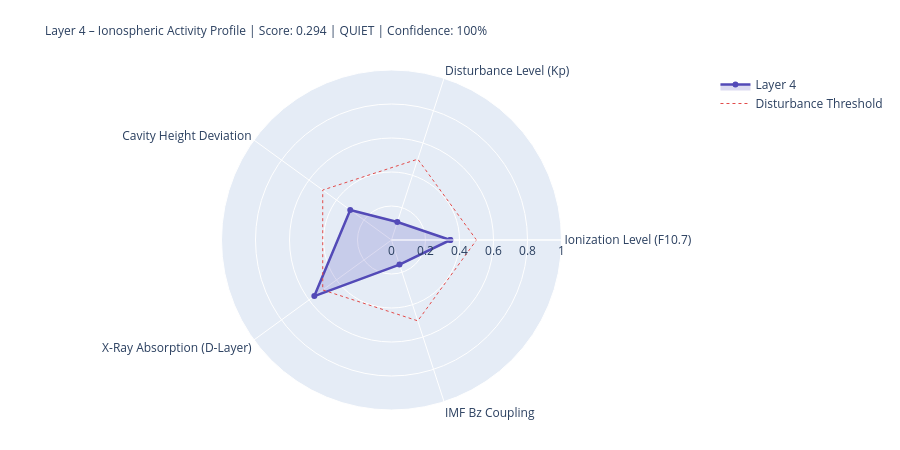

The notebook cell this image was saved under:
### Markdown cell above
---
## 4. State Assessment & Handoff to Layer 5

### Code cell
# ============================================================
# LAYER-4-SCORE
# ============================================================

COMPONENTS = {
    'Ionization Level (F10.7)':    {'score': ioniz,       'source': 'primary' if f107_now else 'from_layer0', 'dynamic': True},
    'Disturbance Level (Kp)':          {'score': disturb,     'source': 'primary' if kp_now   else 'from_layer0', 'dynamic': True},
    'Cavity Height Deviation':    {'score': h_dev,       'source': 'derived',                                'dynamic': True},
    'X-Ray Absorption (D-Layer)':{'score': xray_ioniz,  'source': 'primary' if xray_now else 'missing',     'dynamic': True},
    'IMF Bz Coupling':             {'score': bz_coupling, 'source': 'primary' if bz_now   else 'from_layer0', 'dynamic': True},
}

available    = {k: v['score'] for k, v in COMPONENTS.items() if v['score'] is not None}
unavailable  = [k for k, v in COMPONENTS.items() if v['score'] is None]
layer4_score = round(sum(available.values()) / len(available), 4) if available else None
confidence   = round(len(available) / len(COMPONENTS), 2)
level = ('unknown' if layer4_score is None
         else 'quiet'   if layer4_score < 0.3
         else 'moderate' if layer4_score < 0.6
         else 'active')
dominant_l4 = max(available, key=available.get) if available else 'none'

# Resonance delta for Schumann SR-1
sr1_ref = schumann_freq(1, 80.0)
sr1_now = schumann_freq(1, h_eff)
sr1_delta_mhz = (sr1_now - sr1_ref) * 1000

# Propagation conditions
prop_cond = ('disturbed'   if kp_val > 4
             else 'unsettled' if kp_val > 2
             else 'normal')
if xray_class in ['X', 'M']:
    prop_cond = 'Radio-Blackout moeglich'

W = 68
print('=' * W)
print('LAYER 4 – IONOSPHERE – STATE ASSESSMENT')
print('=' * W)
for name, comp in COMPONENTS.items():
    s = comp['score']
    if s is not None:
        bar = '█' * int(s * 20) + '░' * (20 - int(s * 20))
        print(f'  {name:<36} {bar}  {s:.3f}  [{comp["source"]}]')
    else:
        print(f'  {name:<36} {"─" * 20}  n/a   [missing]')
print('-' * W)
print(f'  Score:          {layer4_score:.3f}  ({len(available)}/{len(COMPONENTS)} components)')
print(f'  Confidence:     {confidence:.0%}')
print(f'  Level:          {level.upper()}')
print(f'  Dominant:       {dominant_l4}')
print(f'  Cavity height:  {h_eff:.1f} km  (Ref: 80.0 km)')
print(f'  SR-1:           {sr1_now:.3f} Hz  (Δ {sr1_delta_mhz:+.1f} mHz vs. ref)')
print(f'  Propagation:    {prop_cond}')
print(f'  X-Ray:          {xray_class}-class  ({xray_now:.2e} W/m²)' if xray_now else '  X-Ray:          n/a')
print('=' * W)

# Radar
cats   = list(available.keys())
vals_r = list(available.values())
if len(cats) >= 3:
    fig = go.Figure()
    fig.add_trace(go.Scatterpolar(
        r=vals_r + [vals_r[0]], theta=cats + [cats[0]],
        fill='toself', fillcolor='rgba(83,74,183,0.20)',
        line=dict(color='#534AB7', width=2.5), name='Layer 4'
    ))
    fig.add_trace(go.Scatterpolar(
        r=[0.5] * (len(cats)+1), theta=cats + [cats[0]],
        line=dict(color='#E24B4A', dash='dot', width=1),
        mode='lines', name='Disturbance Threshold'
    ))
    fig.update_layout(
        title=dict(
            text=f'Layer 4 – Ionospheric Activity Profile | Score: {layer4_score:.3f} | {level.upper()} | Confidence: {confidence:.0%}',
            font=dict(size=12)
        ),
        polar=dict(radialaxis=dict(visible=True, range=[0, 1])),
        height=450, showlegend=True,
        margin=dict(l=80, r=80, t=70, b=40)
    )
    fig.show()

### Figure 1 — Plotly figure (JSON) as saved in the notebook; plotly's stock layout.template omitted (floating-point values rounded to 4 significant figures)
{"data": [{"fill": "toself", "fillcolor": "rgba(83,74,183,0.20)", "line": {"color": "#534AB7", "width": 2.5}, "name": "Layer 4", "r": [0.346, 0.111, 0.3, 0.561, 0.152, 0.346], "theta": ["Ionization Level (F10.7)", "Disturbance Level (Kp)", "Cavity Height Deviation", "X-Ray Absorption (D-Layer)", "IMF Bz Coupling", "Ionization Level (F10.7)"], "type": "scatterpolar"}, {"line": {"color": "#E24B4A", "dash": "dot", "width": 1}, "mode": "lines", "name": "Disturbance Threshold", "r": [0.5, 0.5, 0.5, 0.5, 0.5, 0.5], "theta": ["Ionization Level (F10.7)", "Disturbance Level (Kp)", "Cavity Height Deviation", "X-Ray Absorption (D-Layer)", "IMF Bz Coupling", "Ionization Level (F10.7)"], "type": "scatterpolar"}], "layout": {"height": 450, "margin": {"b": 40, "l": 80, "r": 80, "t": 70}, "polar": {"radialaxis": {"range": [0, 1], "visible": true}}, "showlegend": true, "title": {"font": {"size": 12}, "text": "Layer 4 – Ionospheric Activity Profile | Score: 0.294 | QUIET | Confidence: 100%"}}}
